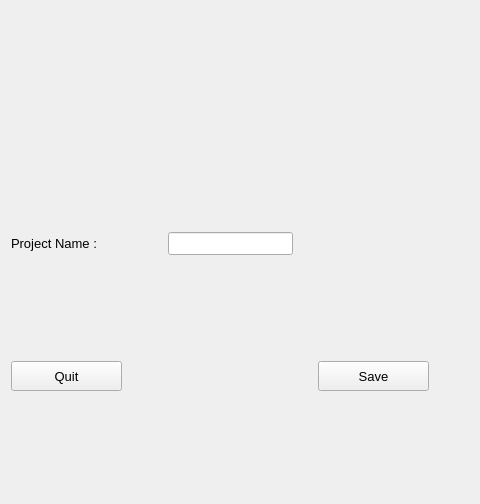
<?xml version="1.0" encoding="UTF-8"?>
<ui version="4.0">
 <class>Create_Project_Interface</class>
 <widget class="QFrame" name="Create_Project_Interface">
  <property name="geometry">
   <rect>
    <x>0</x>
    <y>0</y>
    <width>480</width>
    <height>504</height>
   </rect>
  </property>
  <property name="sizePolicy">
   <sizepolicy hsizetype="Minimum" vsizetype="Minimum">
    <horstretch>0</horstretch>
    <verstretch>0</verstretch>
   </sizepolicy>
  </property>
  <property name="minimumSize">
   <size>
    <width>300</width>
    <height>400</height>
   </size>
  </property>
  <property name="font">
   <font>
    <pointsize>10</pointsize>
   </font>
  </property>
  <property name="windowTitle">
   <string>Frame</string>
  </property>
  <property name="windowIcon">
   <iconset>
    <normaloff>../icons/addixo_X_icon.ico</normaloff>../icons/addixo_X_icon.ico</iconset>
  </property>
  <layout class="QGridLayout" name="gridLayout">
   <item row="2" column="2">
    <spacer name="horizontalSpacer_3">
     <property name="orientation">
      <enum>Qt::Horizontal</enum>
     </property>
     <property name="sizeHint" stdset="0">
      <size>
       <width>40</width>
       <height>20</height>
      </size>
     </property>
    </spacer>
   </item>
   <item row="2" column="1">
    <widget class="QPushButton" name="Quit_CreateProject_Interface">
     <property name="minimumSize">
      <size>
       <width>111</width>
       <height>30</height>
      </size>
     </property>
     <property name="text">
      <string>Quit</string>
     </property>
     <property name="icon">
      <iconset>
       <normaloff>../icons/icons8-annuler-16.png</normaloff>../icons/icons8-annuler-16.png</iconset>
     </property>
    </widget>
   </item>
   <item row="1" column="5">
    <spacer name="horizontalSpacer">
     <property name="orientation">
      <enum>Qt::Horizontal</enum>
     </property>
     <property name="sizeHint" stdset="0">
      <size>
       <width>10</width>
       <height>20</height>
      </size>
     </property>
    </spacer>
   </item>
   <item row="1" column="7">
    <spacer name="horizontalSpacer_2">
     <property name="orientation">
      <enum>Qt::Horizontal</enum>
     </property>
     <property name="sizeHint" stdset="0">
      <size>
       <width>40</width>
       <height>20</height>
      </size>
     </property>
    </spacer>
   </item>
   <item row="1" column="1">
    <widget class="QLabel" name="label">
     <property name="text">
      <string>Project Name :</string>
     </property>
    </widget>
   </item>
   <item row="2" column="6">
    <widget class="QPushButton" name="Save_ProjectName">
     <property name="sizePolicy">
      <sizepolicy hsizetype="Minimum" vsizetype="Fixed">
       <horstretch>0</horstretch>
       <verstretch>0</verstretch>
      </sizepolicy>
     </property>
     <property name="minimumSize">
      <size>
       <width>111</width>
       <height>30</height>
      </size>
     </property>
     <property name="text">
      <string>Save</string>
     </property>
     <property name="icon">
      <iconset>
       <normaloff>../icons/icons8-coche-16.png</normaloff>../icons/icons8-coche-16.png</iconset>
     </property>
    </widget>
   </item>
   <item row="1" column="4">
    <widget class="QLineEdit" name="Project_Name_field"/>
   </item>
   <item row="0" column="4">
    <widget class="QLabel" name="label_2">
     <property name="sizePolicy">
      <sizepolicy hsizetype="Expanding" vsizetype="Fixed">
       <horstretch>0</horstretch>
       <verstretch>0</verstretch>
      </sizepolicy>
     </property>
     <property name="maximumSize">
      <size>
       <width>700</width>
       <height>16777215</height>
      </size>
     </property>
     <property name="text">
      <string/>
     </property>
     <property name="pixmap">
      <pixmap>../icons/addixo_X_icon.ico</pixmap>
     </property>
    </widget>
   </item>
  </layout>
 </widget>
 <resources/>
 <connections/>
</ui>
